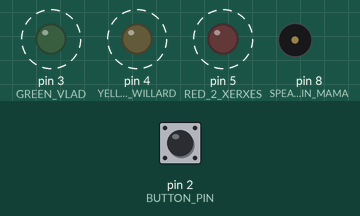
The sketch below on a simulated Arduino Uno, built with avr-gcc and run on an emulated ATmega328P. Shown: output pins drawn as LEDs (lit = HIGH), buzzer (waves = sounding). Dashed ring = blinking. Inputs (shaded band) come from the test bench; at power-on: pin 2 (BUTTON_PIN) LOW.

Above: at 1.46 s.
1.5 s: pin 2 (BUTTON_PIN) pulled HIGH for 0.35 s
At 1.71 s:
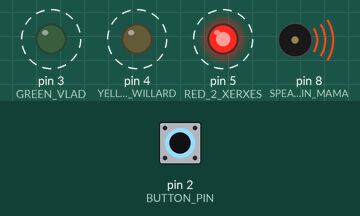
4.5 s: pin 2 (BUTTON_PIN) pulled HIGH for 3.2 s
At 4.71 s:
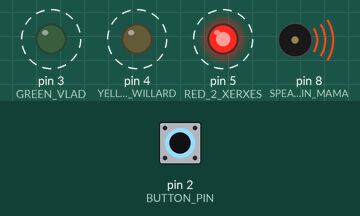
Timing chart, 0 to 15.2 s (numbered marks = the images above; inputs shaded):
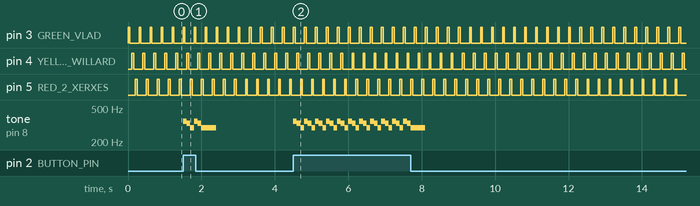

The sketch:

color_play_vlad.ino
```cpp
#include <Servo.h>

Servo papaServo;

int GREEN_VLAD = 3;
int YELLOW_1_WILLARD = 4;
int RED_2_XERXES = 5;

int BUTTON_PIN = 2;
int DELAY = 50;

int SPEAKER_PIN_MAMA = 8;

int buttonState = 0;

void setup() {

  pinMode(GREEN_VLAD, OUTPUT);
  pinMode(YELLOW_1_WILLARD, OUTPUT);
  pinMode(RED_2_XERXES, OUTPUT);
  pinMode(BUTTON_PIN, INPUT);

}

void loop() {
  buttonState = digitalRead(BUTTON_PIN);

  if (buttonState == HIGH) {
    makeSound(349);
  }

  digitalWrite(GREEN_VLAD, HIGH);
  delay(DELAY);

  digitalWrite(GREEN_VLAD, LOW);

  delay(DELAY);

  if (buttonState == HIGH) {
    makeSound(330);
  }

  digitalWrite(YELLOW_1_WILLARD, HIGH);

  delay(DELAY);

  digitalWrite(YELLOW_1_WILLARD, LOW);

  delay(DELAY);

  if (buttonState == HIGH) {
    makeSound(294);
  }

  digitalWrite(RED_2_XERXES, HIGH);

  delay(DELAY);

  digitalWrite(RED_2_XERXES, LOW);

  delay(DELAY);

  if (buttonState == LOW) {
    noSound();
  }
}

void makeSound(int frequency) {
  tone(SPEAKER_PIN_MAMA, frequency);
}

void noSound() {
  noTone(SPEAKER_PIN_MAMA);
}
```

Measured:
- after the input at 1.5 s, tone on pin 8 (SPEAKER_PIN_MAMA): plays 349 Hz for 0.10 s, 330 Hz for 0.10 s, 294 Hz for 0.10 s, 349 Hz for 0.10 s, 330 Hz for 0.10 s, 294 Hz for 0.40 s, starting at once
- after the input at 4.5 s, tone on pin 8 (SPEAKER_PIN_MAMA): plays 349 Hz for 0.10 s, 330 Hz for 0.10 s, 294 Hz for 0.10 s, 349 Hz for 0.10 s, 330 Hz for 0.10 s, 294 Hz for 0.10 s … (33 notes in this stretch), starting at once
- by itself, pin 3 (GREEN_VLAD), pin 4 (YELLOW_1_WILLARD), pin 5 (RED_2_XERXES): alternates HIGH for 0.05 s and LOW for 0.25 s
